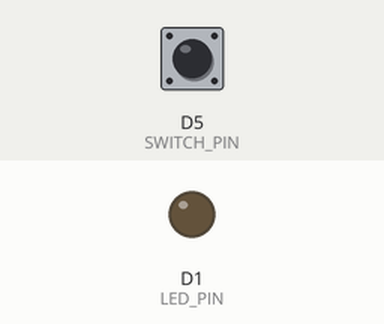
A sketch run on a simulated ESP8266 (NodeMCU). Shown: output pins drawn as LEDs (lit = HIGH). The inputs (shaded band) are chosen by the test bench; at power-on: D5 (SWITCH_PIN) HIGH. WiFi joins after 1.5 s; servers stay silent unless stated; uploads are accepted with an empty reply; what the sketch prints to the serial monitor is not drawn.

Above: at 2.9 s.
3.0 s: D5 (SWITCH_PIN) pulled LOW for 0.15 s
At 3.17 s:
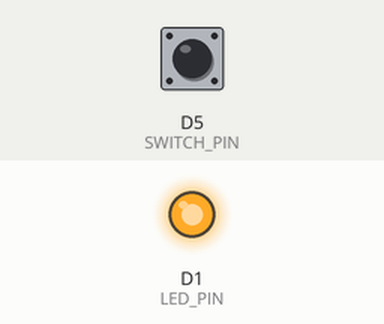
4.8 s: D5 (SWITCH_PIN) pulled LOW for 3.2 s
At 9.4 s:
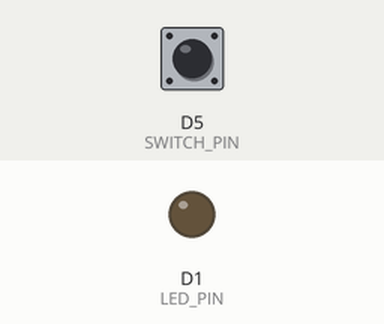
Timing chart, 0 to 10.9 s (numbered marks = the images above; inputs shaded):
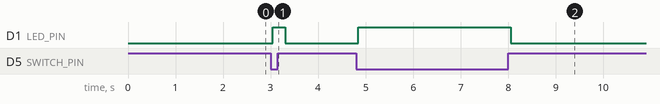

The sketch:

esp8266-led-test.ino
```cpp
#include <ESP8266WiFi.h>
#include <ESP8266HTTPClient.h>
#include <WiFiClientSecureBearSSL.h>

const char* WIFI_SSID = "YOUR_WIFI_NAME";
const char* WIFI_PASSWORD = "YOUR_WIFI_PASSWORD";

// Change this if your domain or API path is different.
const char* API_URL = "https://iot.mkdesigning.in/api/device-event.php";

// Must match DEVICE_API_TOKEN in your private config.php.
const char* DEVICE_TOKEN = "REPLACE_WITH_YOUR_DEVICE_TOKEN";
const char* DEVICE_ID = "mk-led-01";

const uint8_t LED_PIN = D1;
const uint8_t SWITCH_PIN = D5;

bool lastReportedState = false;

bool readSwitchState() {
  return digitalRead(SWITCH_PIN) == LOW;
}

bool sendState(bool state) {
  // PROTOTYPE ONLY: does not validate the server's TLS certificate.
  // Replace with proper certificate validation before production.
  BearSSL::WiFiClientSecure client;
  client.setInsecure();

  HTTPClient https;
  if (!https.begin(client, API_URL)) {
    Serial.println("HTTPS begin failed");
    return false;
  }

  https.addHeader("Content-Type", "application/json");
  https.addHeader("X-Device-Token", DEVICE_TOKEN);

  String payload = String("{\"device_id\":\"") + DEVICE_ID +
                   "\",\"state\":" + (state ? "1" : "0") +
                   ",\"source\":\"device\"}";

  int code = https.POST(payload);
  String response = https.getString();
  Serial.printf("HTTP status: %d\n", code);
  Serial.println(response);
  https.end();

  return code >= 200 && code < 300;
}

void setup() {
  Serial.begin(115200);
  pinMode(LED_PIN, OUTPUT);
  pinMode(SWITCH_PIN, INPUT_PULLUP);
  digitalWrite(LED_PIN, LOW);

  WiFi.begin(WIFI_SSID, WIFI_PASSWORD);
  Serial.print("Connecting to Wi-Fi");
  while (WiFi.status() != WL_CONNECTED) {
    delay(500);
    Serial.print(".");
  }
  Serial.println();
  Serial.print("Wi-Fi IP: ");
  Serial.println(WiFi.localIP());

  lastReportedState = readSwitchState();
  digitalWrite(LED_PIN, lastReportedState ? HIGH : LOW);
  if (WiFi.status() == WL_CONNECTED) {
    sendState(lastReportedState);
  }
}

void loop() {
  bool currentState = readSwitchState();
  if (currentState != lastReportedState) {
    delay(40); // basic debounce
    currentState = readSwitchState();

    if (currentState != lastReportedState) {
      digitalWrite(LED_PIN, currentState ? HIGH : LOW);

      if (WiFi.status() == WL_CONNECTED && sendState(currentState)) {
        lastReportedState = currentState;
      } else {
        Serial.println("Update failed; will retry");
      }
    }
  }
  delay(20);
}
```

Measured:
- after the input at 3.0 s, D1 (LED_PIN): LOW → HIGH at once, → LOW 0.26 s later
- after the input at 4.8 s, D1 (LED_PIN): LOW → HIGH after 0.05 s, → LOW 3.2 s later
